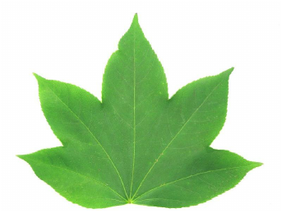
#> input picture leaf_input_1.png, 284 x 218 px
$ python histogram_equliz.py
#> lines starting #> are read from the running program, lines starting #| are printed output that depends on the picture
from __future__ import print_function
import cv2 as cv
import argparse
parser = argparse.ArgumentParser(description='Code for Histogram Equalization tutorial.')
parser.add_argument('--input', help='Path to input image.', default='leaf_input_1.png')
args = parser.parse_args()
src = cv.imread(cv.samples.findFile(args.input))
#> src is the input picture: shape (218, 284, 3); mean B, G, R 179.1, 218.9, 189.5
if src is None:
    print('Could not open or find the image:', args.input)
    exit(0)
src = cv.cvtColor(src, cv.COLOR_BGR2GRAY)
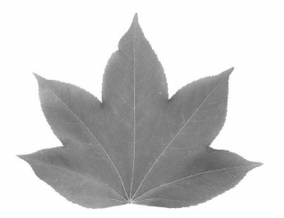
#> src: shape (218, 284); min 93, max 255, mean 205.6
dst = cv.equalizeHist(src)
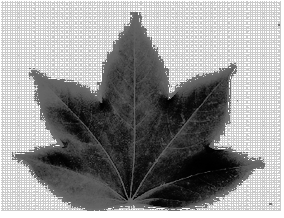
#> dst: shape (218, 284); min 0, max 255, mean 149.2
cv.imshow('Source image', src)
cv.imshow('Equalized Image', dst)
cv.waitKey()
